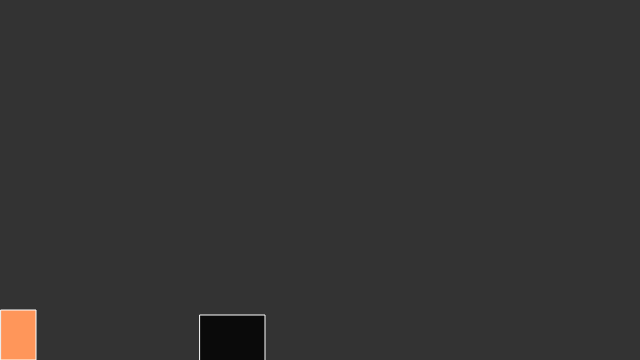
Frame 1 (no input)
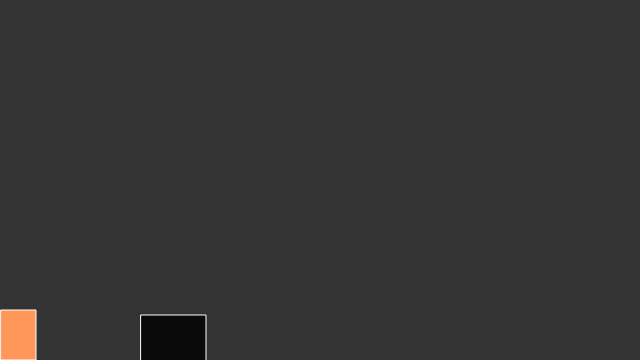
Frame 60 (no input)
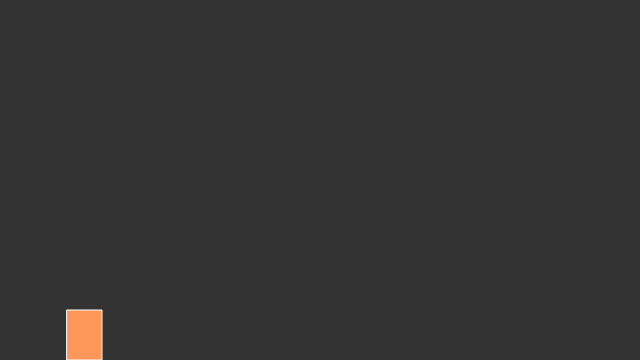
Frame 120 (the mouse pressed at the canvas centre since frame 60)

The p5.js sketch that drew these frames (run headless with seeded random() and noise() and a simulated clock; from frame 60 on, the mouse is pressed at the canvas centre):

// p5.js sketch
// ── sketch.js
var man;

function setup() {
  createCanvas(640, 360);
	man = new Person();
}
var x;
function draw() {
  background(51);
	if(mouseIsPressed){
	var force = createVector(1, 0)
	man.applyForce(force);
	}
	
	translate(-man.pos.x, 0);
	man.update();
	man.display();

	fill(10);
rect(250, 315, 65, 50);

}

// ── particle.js
// Daniel Shiffman
// https://www.kadenze.com/courses/the-nature-of-code
// http://natureofcode.com/
// Session 2: Array of Particles, multiple forces

function Person() {
  this.pos = createVector(50, height);
  this.vel = createVector(0, 0);
  this.acc = createVector(0, 0);
  this.mass = m;

  this.applyForce = function(force) {
    var f = force.copy();
    f.div(this.mass);
    this.acc.add(f);
  }

  this.update = function() {
    this.vel.add(this.acc);
    this.pos.add(this.vel);
    this.acc.set(0, 0);
  }

  this.display = function() {
    fill(255, 150);
    stroke(255);
    rect(this.pos.x, this.pos.y, this.mass*10, this.mass*10);
  }

  this.edges = function() {
    if (this.pos.y > height) {
      this.vel.y *= -1;
      this.pos.y = height;
    }

    if (this.pos.x > width) {
      this.vel.x *= -1;
      this.pos.x = width;
    }
  }
}

// ── person.js
function Person() {
  this.pos = createVector(50, height-50);
  this.vel = createVector(1, 0);
  this.acc = createVector(0, 0);
  //this.mass = m;

  this.applyForce = function(force) {
    this.acc.add(force);
		var f = force.copy();
    f.div(10);
    this.acc.add(f);
  }

  this.update = function() {
    this.vel.add(this.acc);
    this.pos.add(this.vel);
    this.acc.set(0, 0);
  }

  this.display = function() {
    fill(255, 150,90);
    stroke(255);
    rect(this.pos.x, this.pos.y, 35, 50);
  }

  this.edges = function() {
    if (this.pos.y > height) {
      this.vel.y *= -1;
      this.pos.y = height;
    }

    if (this.pos.x > width) {
      this.vel.x *= -1;
      this.pos.x = width;
    }
  }
}
